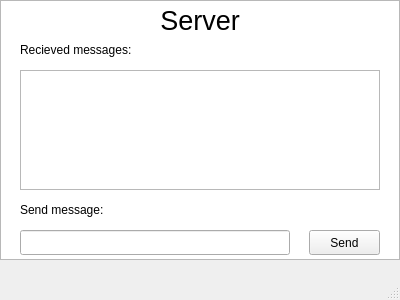
<?xml version="1.0" encoding="UTF-8"?>
<ui version="4.0">
 <class>MainWindow</class>
 <widget class="QMainWindow" name="MainWindow">
  <property name="geometry">
   <rect>
    <x>0</x>
    <y>0</y>
    <width>400</width>
    <height>300</height>
   </rect>
  </property>
  <property name="minimumSize">
   <size>
    <width>400</width>
    <height>300</height>
   </size>
  </property>
  <property name="maximumSize">
   <size>
    <width>400</width>
    <height>300</height>
   </size>
  </property>
  <property name="windowTitle">
   <string>MainWindow</string>
  </property>
  <widget class="QWidget" name="centralwidget">
   <widget class="QListView" name="listView">
    <property name="geometry">
     <rect>
      <x>0</x>
      <y>0</y>
      <width>400</width>
      <height>260</height>
     </rect>
    </property>
   </widget>
   <widget class="QLabel" name="mainLabel">
    <property name="geometry">
     <rect>
      <x>10</x>
      <y>0</y>
      <width>380</width>
      <height>40</height>
     </rect>
    </property>
    <property name="font">
     <font>
      <pointsize>20</pointsize>
     </font>
    </property>
    <property name="text">
     <string>Server</string>
    </property>
    <property name="alignment">
     <set>Qt::AlignCenter</set>
    </property>
   </widget>
   <widget class="QLabel" name="label">
    <property name="geometry">
     <rect>
      <x>20</x>
      <y>40</y>
      <width>360</width>
      <height>20</height>
     </rect>
    </property>
    <property name="text">
     <string>Recieved messages:</string>
    </property>
   </widget>
   <widget class="QLabel" name="label_2">
    <property name="geometry">
     <rect>
      <x>20</x>
      <y>200</y>
      <width>360</width>
      <height>20</height>
     </rect>
    </property>
    <property name="text">
     <string>Send message:</string>
    </property>
   </widget>
   <widget class="QLineEdit" name="sendMsgTextEdit">
    <property name="geometry">
     <rect>
      <x>20</x>
      <y>230</y>
      <width>270</width>
      <height>25</height>
     </rect>
    </property>
   </widget>
   <widget class="QPushButton" name="sendButton">
    <property name="geometry">
     <rect>
      <x>309</x>
      <y>230</y>
      <width>71</width>
      <height>25</height>
     </rect>
    </property>
    <property name="text">
     <string>Send</string>
    </property>
   </widget>
   <widget class="QPlainTextEdit" name="recvMsgTextEdit">
    <property name="geometry">
     <rect>
      <x>20</x>
      <y>70</y>
      <width>360</width>
      <height>120</height>
     </rect>
    </property>
   </widget>
  </widget>
  <widget class="QMenuBar" name="menubar">
   <property name="geometry">
    <rect>
     <x>0</x>
     <y>0</y>
     <width>400</width>
     <height>22</height>
    </rect>
   </property>
  </widget>
  <widget class="QStatusBar" name="statusbar"/>
 </widget>
 <resources/>
 <connections/>
</ui>
